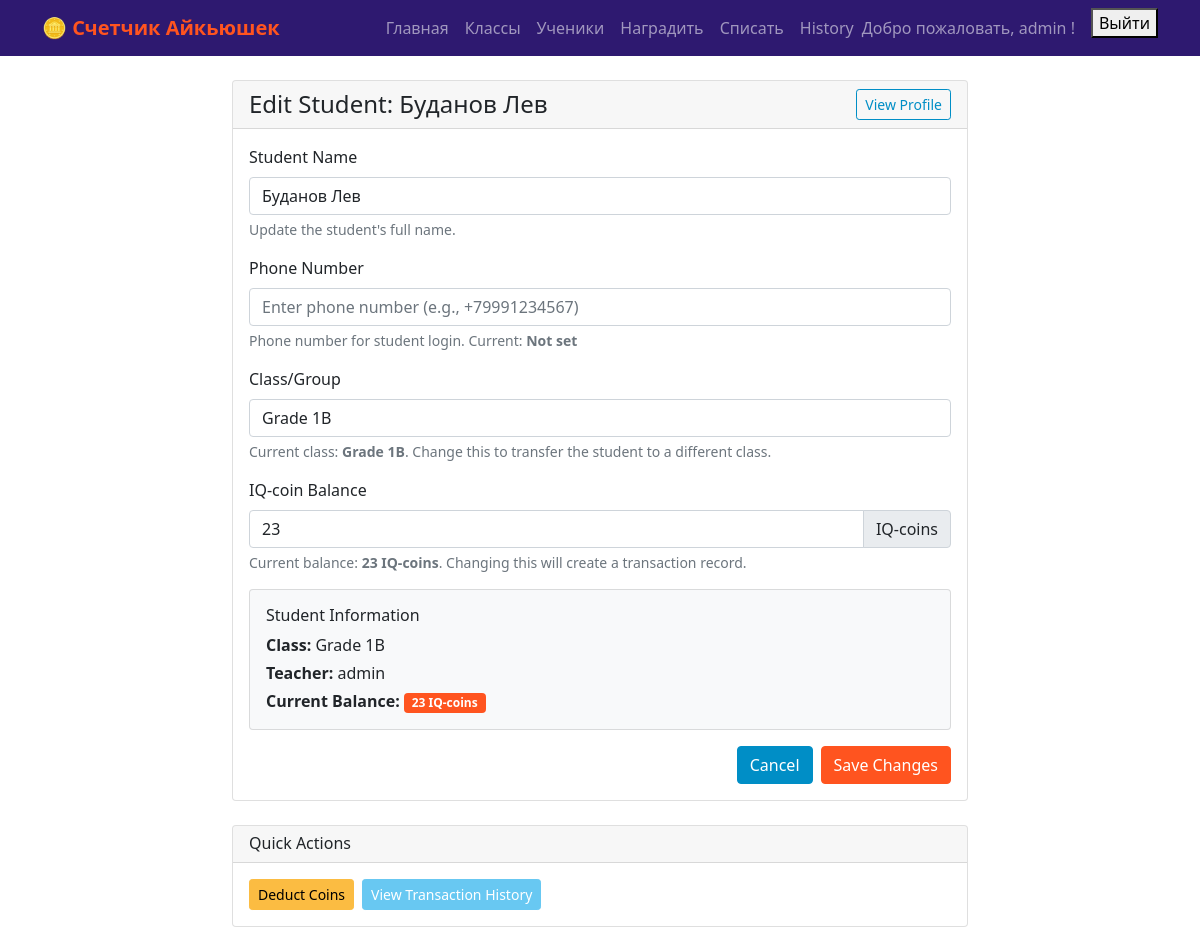
The app's page /students/4/edit/ (signed in), older data.
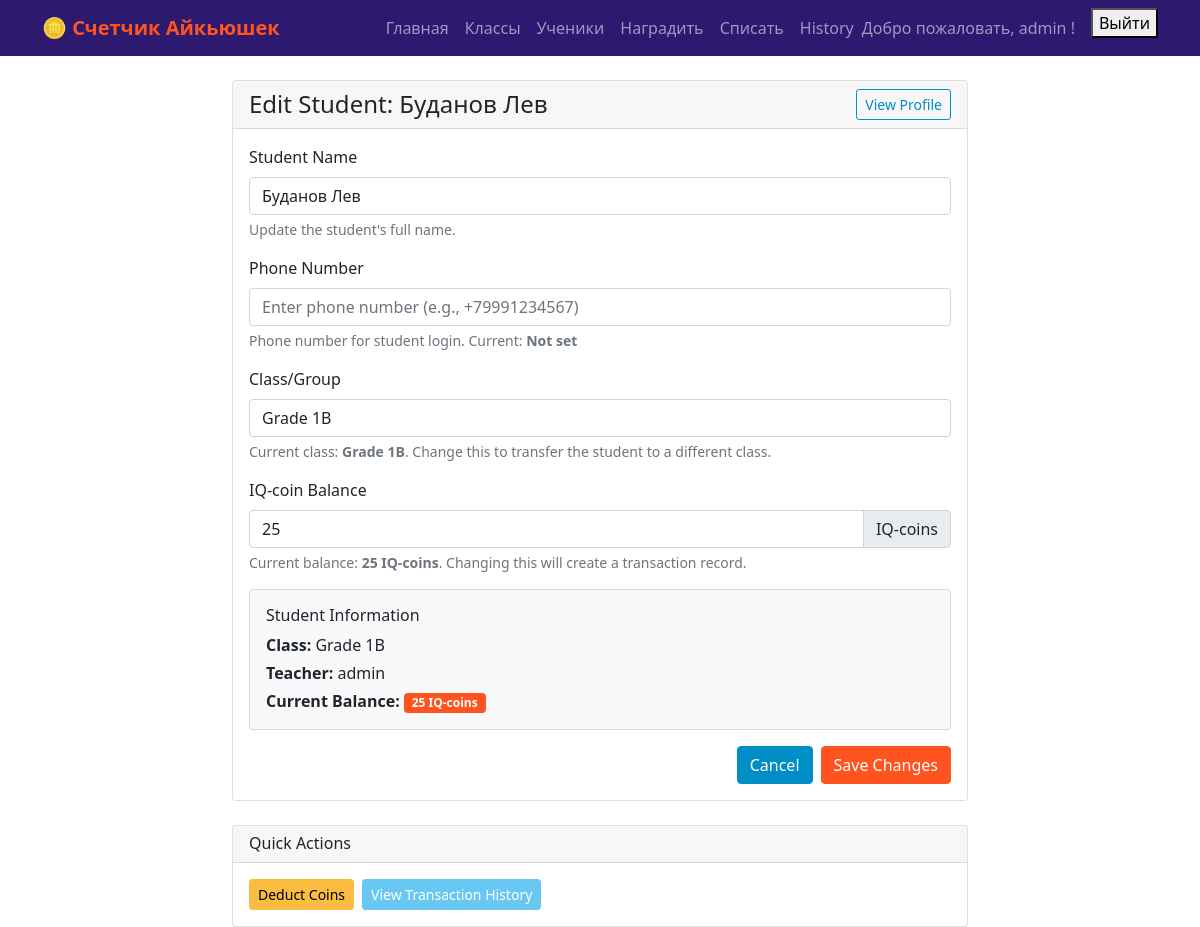
The same page, newer data.
### iqcoin_app/models.py (models this page shows, shortened)
class Student(models.Model):
    name = models.CharField(max_length=100)
    group = models.ForeignKey(Class, on_delete=models.CASCADE)
    balance = models.IntegerField(default=0)
    phone_number = models.CharField(max_length=15, unique=True, blank=True, null=True)
    is_active = models.BooleanField(default=True)

class Class(models.Model):
    group = models.CharField(max_length=50)
    teacher = models.ForeignKey(User, on_delete=models.CASCADE)
    description = models.TextField(blank=True, null=True)
    def __str__(self):
        return f"{self.group}"

### iqcoin_app/views.py (the view)
# urls.py: path('students/<int:student_id>/edit/', views.student_edit, name='student_edit'),
@login_required
def student_edit(request, student_id):
    student = get_object_or_404(Student, id=student_id, group__teacher=request.user)
    if request.method == 'POST':
        form = StudentEditForm(request.POST, instance=student, user=request.user)
        if form.is_valid():
            old_balance = student.balance
            old_group = student.group
            old_phone = student.phone_number
            updated_student = form.save()
            new_balance = updated_student.balance
            new_group = updated_student.group
            new_phone = updated_student.phone_number
            if old_phone != new_phone and new_phone:
                username = f"student_{updated_student.id}"
                user, created = User.objects.get_or_create(
                    username=username,
                    defaults={
                        'first_name': updated_student.name,
                        'is_active': True,
                        'is_staff': False,
                        'is_superuser': False
                    }
                )
                profile, profile_created = UserProfile.objects.get_or_create(user=user)
                profile.student = updated_student
                profile.role = 'student'
                profile.save()
            if old_balance != new_balance:
                balance_difference = new_balance - old_balance
                transaction_type = 'AWARD' if balance_difference > 0 else 'DEDUCT'
                Transaction.objects.create(
                    type=transaction_type,
                    amount=abs(balance_difference),
                    student=updated_student,
                    teacher=request.user,
                    comment=f'Balance manually adjusted from {old_balance} to {new_balance}'
                )
            if old_group != new_group:
                messages.info(request, f'Student transferred from "{old_group.group}" to "{new_group.group}".')
            messages.success(request, f'Student "{updated_student.name}" has been updated successfully.')
            return redirect('student_detail', student_id=updated_student.id)
    else:
        form = StudentEditForm(instance=student, user=request.user)
    context = {
        'form': form,
        'student': student,
    }
    return render(request, 'student_edit.html', context)

### iqcoin_app/forms.py
class StudentEditForm(forms.ModelForm):
    class Meta:
        model = Student
        fields = ['name', 'group', 'balance', 'phone_number', 'is_active']
        widgets = {
            'name': forms.TextInput(attrs={'class': 'form-control', 'placeholder': 'Enter student name'}),
            'group': forms.Select(attrs={'class': 'form-control'}),
            'balance': forms.NumberInput(attrs={'class': 'form-control', 'min': 0}),
            'phone_number': forms.TextInput(attrs={'class': 'form-control', 'placeholder': 'Enter phone number (e.g., +79991234567)'}),
            'is_active': forms.CheckboxInput(attrs={'class': 'form-check-input'}),
        }
        labels = {
            'name': 'Student Name',
            'group': 'Class/Group',
            'balance': 'IQ-coin Balance',
            'phone_number': 'Phone Number',
            'is_active': 'Active Student',
        }
    def __init__(self, *args, **kwargs):
        user = kwargs.pop('user', None)
        super().__init__(*args, **kwargs)
        if user:
            self.fields['group'].queryset = Class.objects.filter(teacher=user)

### iqcoin_app/templates/student_edit.html (shortened to what the changed rows need)
{% extends 'base.html' %}
{% block content %}
<div class="row justify-content-center">
    <div class="col-md-8">
        <div class="card">
            <div class="card-header d-flex justify-content-between align-items-center">
                <h4 class="mb-0">Edit Student: {{ student.name }}</h4>
                <a href="{% url 'student_detail' student.id %}" class="btn btn-outline-secondary btn-sm">
                    View Profile
                </a>
            </div>
            <div class="card-body">
                <form method="post" novalidate>
                    <div class="mb-3">
                        <label for="{{ form.name.id_for_label }}" class="form-label">
                            {{ form.name.label }}
                        </label>
                        {{ form.name }}
                        <div class="form-text">
                            Update the student's full name.
                        </div>
                    </div>
                    <div class="mb-3">
                        <label for="{{ form.phone_number.id_for_label }}" class="form-label">
                            {{ form.phone_number.label }}
                        </label>
                        {{ form.phone_number }}
                        <div class="form-text">
                            Phone number for student login. Current: <strong>{{ student.phone_number|default:"Not set" }}</strong>
                        </div>
                    </div>
                    <div class="mb-3">
                        <div class="form-text">
                            Current class: <strong>{{ student.group.group }}</strong>.
                            Change this to transfer the student to a different class.
                        </div>
                    </div>
                    <div class="mb-3">
                        <div class="input-group">
                            {{ form.balance }}
                            <span class="input-group-text">IQ-coins</span>
                        </div>
                        <div class="form-text">
                            Current balance: <strong>{{ student.balance }} IQ-coins</strong>.
                            Changing this will create a transaction record.
                        </div>
                    </div>
                    <div class="mb-3">
                        <div class="card bg-light">
                            <div class="card-body">
                                <h6 class="card-title">Student Information</h6>
                                <p class="card-text mb-1">
                                    <strong>Class:</strong> {{ student.group.group }}
                                </p>
                                <p class="card-text mb-1">
                                    <strong>Teacher:</strong> {{ student.group.teacher.username }}
                                </p>
                                <p class="card-text mb-0">
                                    <strong>Current Balance:</strong>
                                    <span class="badge bg-{% if student.balance > 0 %}primary{% elif student.balance == 0 %}secondary{% else %}danger{% endif %}">
                                        {{ student.balance }} IQ-coins
                                    </span>
                                </p>
                            </div>
                        </div>
                    </div>
                </form>
            </div>
        </div>
    </div>
</div>
{% endblock %}

Row changes from the older to the newer data that the page shows:
changed Student "Буданов Лев": balance "23" → "25"
